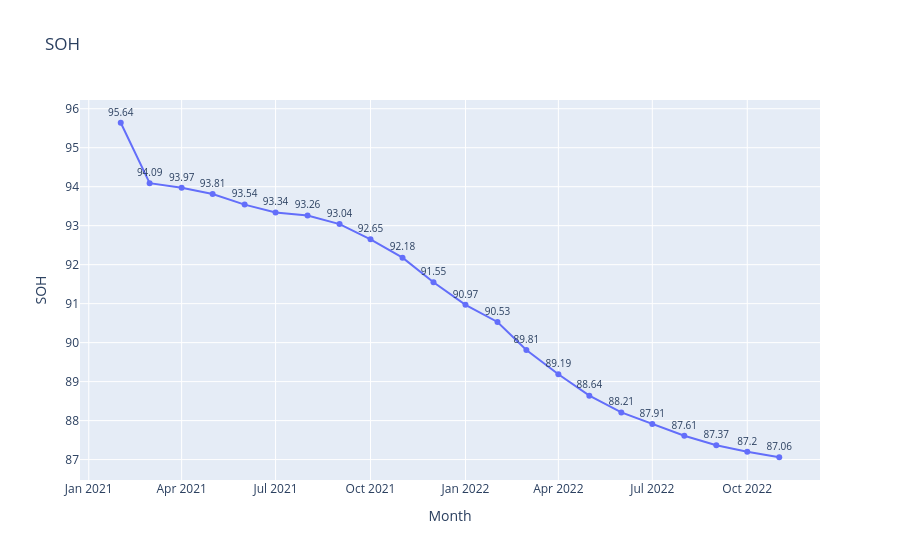

Write notebook code for a chart like this one.
### Code cell
import plotly_express as px
data = df.copy()
data['SOH_km_Avg'] = round(data['SOH_km_Avg'], 2)
fig = px.line(data, x="year_month", y="SOH_km_Avg", title='SOH', markers=True, text="SOH_km_Avg")
# Edit the layout
fig.update_layout(xaxis_title='Month',
                   yaxis_title='SOH')
fig.update_traces(textposition="top center", textfont_size=10)
fig.show()

### Figure 1 — Plotly figure (JSON) as saved in the notebook; plotly's stock layout.template omitted (floating-point values rounded to 4 significant figures)
{"data": [{"hovertemplate": "year_month=%{x}<br>SOH_km_Avg=%{text}<extra></extra>", "legendgroup": "", "line": {"color": "#636efa", "dash": "solid"}, "marker": {"symbol": "circle"}, "mode": "markers+text+lines", "name": "", "orientation": "v", "showlegend": false, "text": [95.64, 94.09, 93.97, 93.81, 93.54, 93.34, 93.26, 93.04, 92.65, 92.18, 91.55, 90.97, 90.53, 89.81, 89.19, 88.64, 88.21, 87.91, 87.61, 87.37, 87.2, 87.06], "textfont": {"size": 10}, "textposition": "top center", "type": "scatter", "x": ["2021-02", "2021-03", "2021-04", "2021-05", "2021-06", "2021-07", "2021-08", "2021-09", "2021-10", "2021-11", "2021-12", "2022-01", "2022-02", "2022-03", "2022-04", "2022-05", "2022-06", "2022-07", "2022-08", "2022-09", "2022-10", "2022-11"], "xaxis": "x", "y": [95.64, 94.09, 93.97, 93.81, 93.54, 93.34, 93.26, 93.04, 92.65, 92.18, 91.55, 90.97, 90.53, 89.81, 89.19, 88.64, 88.21, 87.91, 87.61, 87.37, 87.2, 87.06], "yaxis": "y"}], "layout": {"legend": {"tracegroupgap": 0}, "title": {"text": "SOH"}, "xaxis": {"anchor": "y", "domain": [0, 1], "title": {"text": "Month"}}, "yaxis": {"anchor": "x", "domain": [0, 1], "title": {"text": "SOH"}}}}
